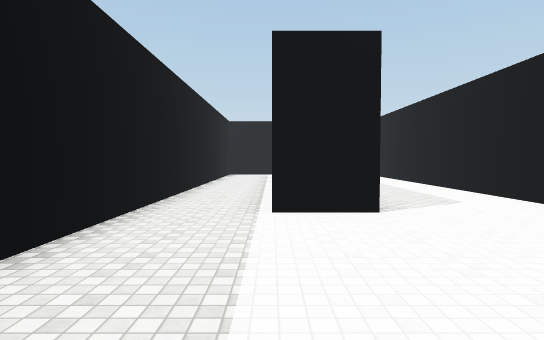
[1] (above)

24 first-person views from a walk through a 3-D level made in the Unity game engine. The camera is 1.5 m above the floor, tilts 2° down and sees 80° across. The floor is counted in squares, 2 m on a side. Each view is taken from the middle of a square. On the plan, view 1 faces up. The plan holds only what a view shows up to about 11 squares ahead; the rest is blank. The place goes on beyond the plan. The player is left out. Surface patterns are stand-ins for the level's own textures.

[2]
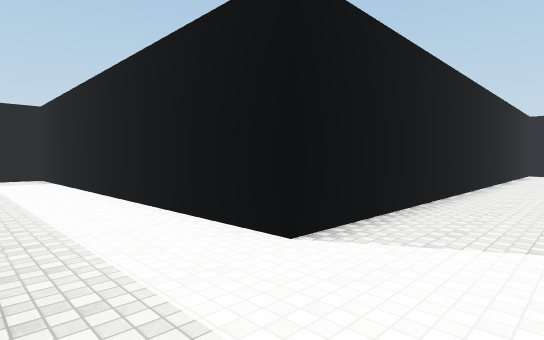

[3]
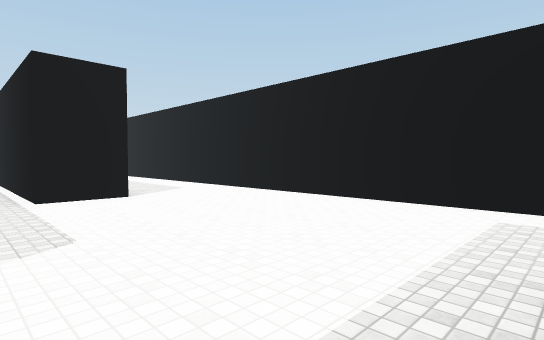

[4]
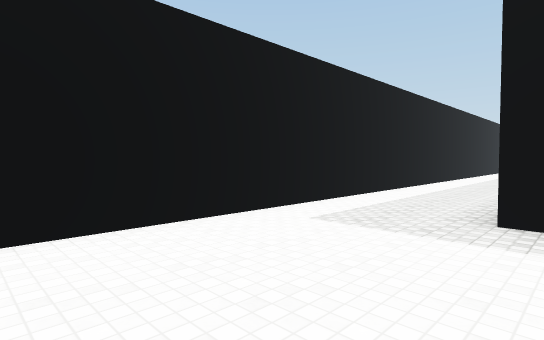

[5]
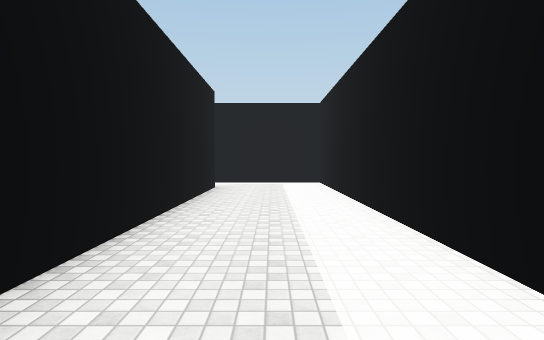

[6]
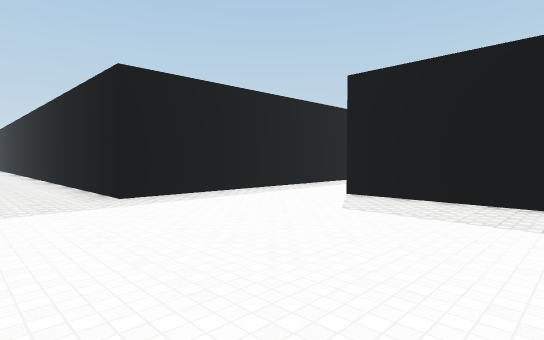

[7]
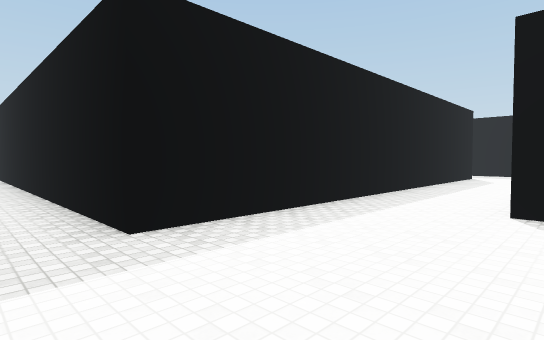

[8]
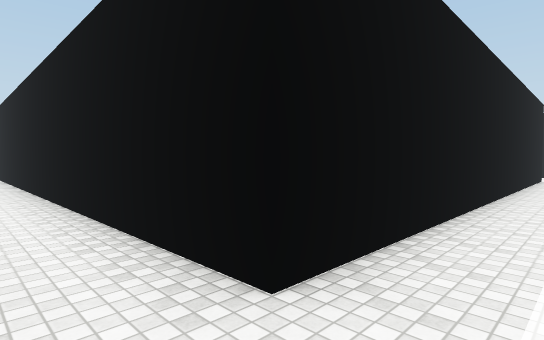

[9]
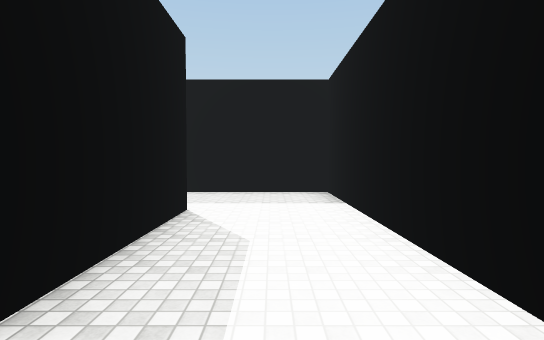

[10]
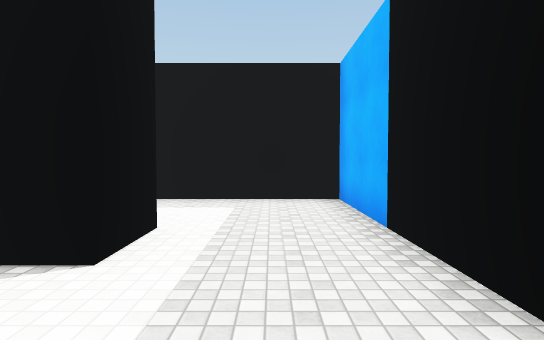

[11]
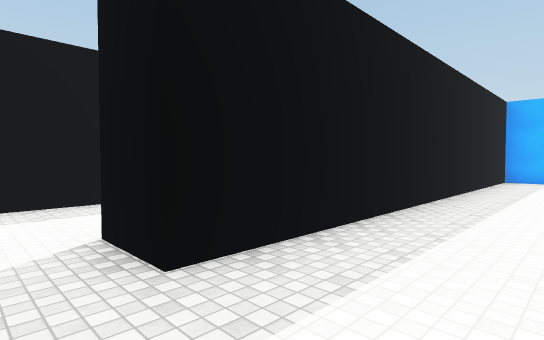

[12]
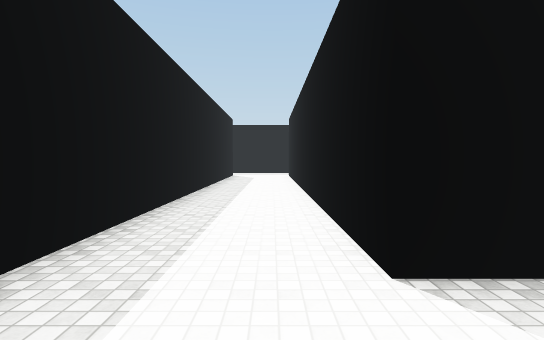

[13]
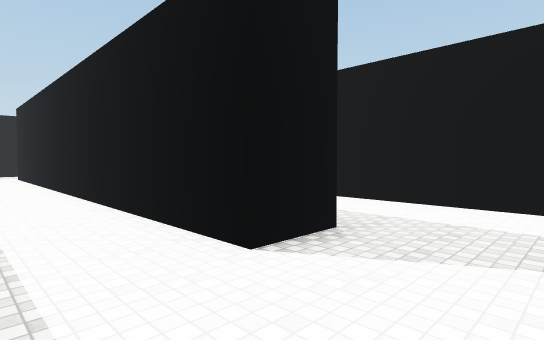

[14]
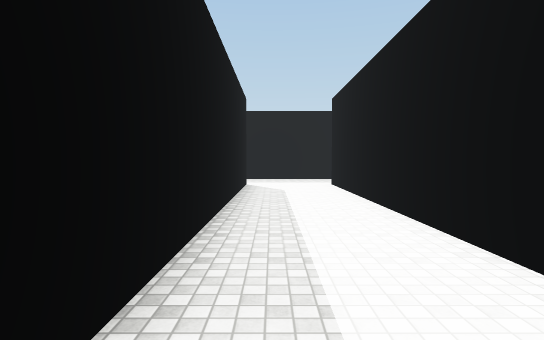

[15]
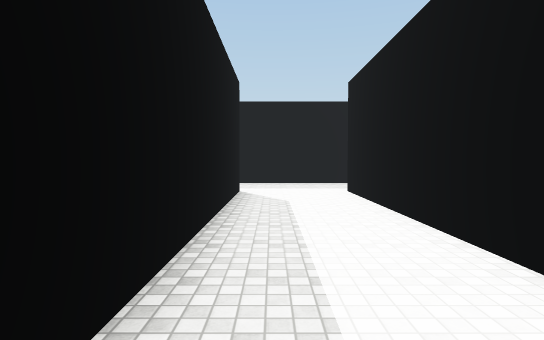

[16]
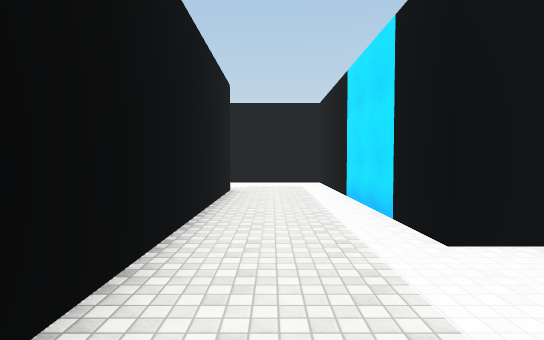

[17]
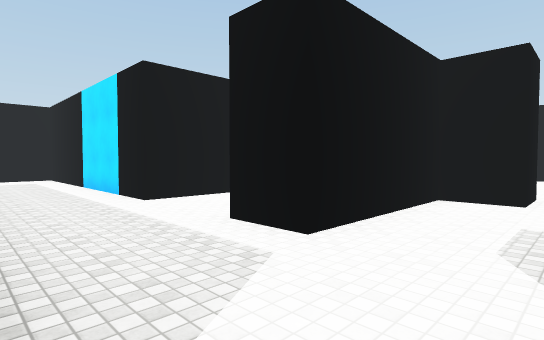

[18]
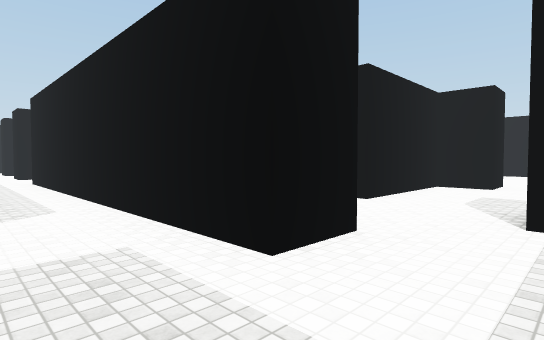

[19]
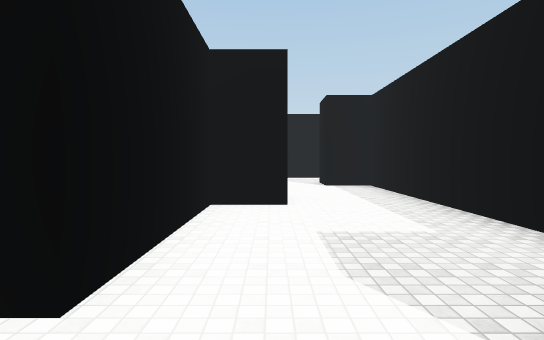

[20]
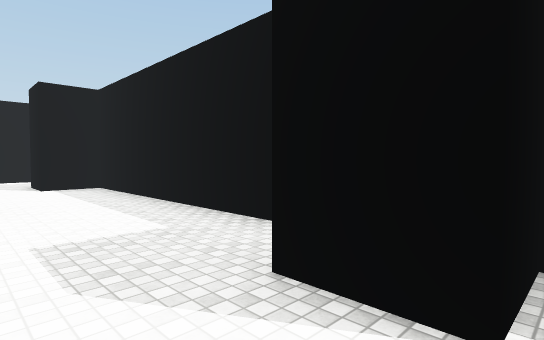

[21]
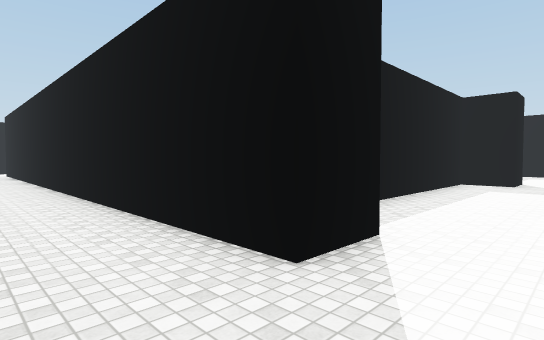

[22]
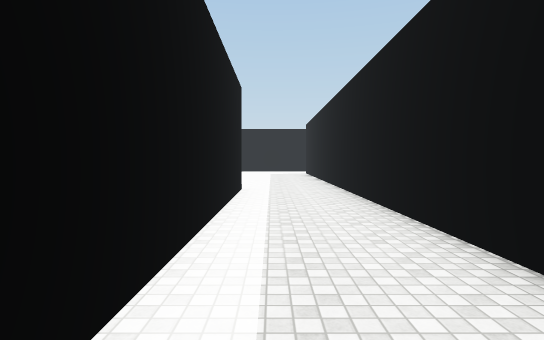

[23]
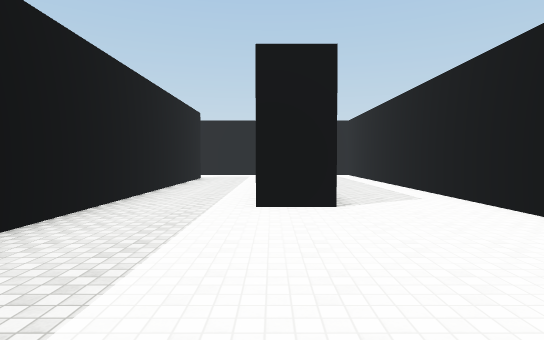

[24]
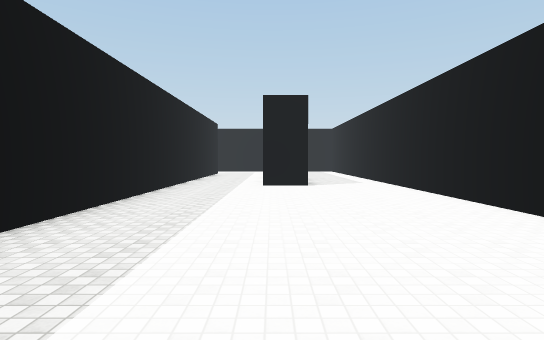

### Floor plan
Points are (right, up) in squares from view 1. A wall is a line through its corners. A room is listed if a view was taken in it or the views show most of it. See-through windows are left out.
Room 1 (views 1, 2, 3, 4, 5, 6, 7, 8, 9, 10, 11)
walls: (-0.4, -3.5) (-3.8, -3.5); (4.5, -10.1) (4.5, 15.2) (1.1, 15.2); (1.6, 4.5) (0, 4.5) (0, 9.5); (-10.7, -3.5) (-10.7, -2.2) (1.7, -2.2) (1.7, -15.4); (-2, 11.5) (-2, 0.3) (-13.3, 0.3) (-13.3, -6) (-2, -6) (-2, -7.2); (1.5, 13.5) (1.5, 6.8)
ways out: opening at (-0.5, -6.5) to room 2
Room 2 (views 12, 13, 14, 15, 18)
walls: (-14.5, -9.7) (-1.4, -9.7); (-17, -2.2) (-17, -10); (-18.2, -12.3) (-18.2, -2.2); (-2, -7.2) (-14.5, -7.2) (-14.5, 0.3) (-17.4, 0.3)
ways out: opening at (-0.5, -6.5) to room 1; opening at (-17.5, -13.5) to room 3; opening at (-15.5, -10.5) to room 3
Room 3 (views 16, 17, 19, 20, 21, 22, 23, 24)
walls: (-2, -21) (-3.3, -21) (-3.3, -11.6); (0.5, -25.9) (0.5, -14.9); (-9.5, -12.3) (-10.7, -12.3) (-10.7, -11) (-14.5, -11) (-14.5, -9.7); (-15.8, -14.9) (-15.8, -13.5) (-14.5, -13.5) (-14.5, -14.8) (-7, -14.8) (-7, -13.5) (-5.8, -13.5) (-5.8, -26.8); (-16.9, -12.3) (-18.2, -12.3)
ways out: opening at (-17.5, -13.5) to room 2; opening at (-15.5, -10.5) to room 2

Where each view was taken, in squares from view 1:
view 1: 0 up, 0 right, facing up
view 2: 2 down, 0 right, facing up-left
view 3: 2 down, 1 left, facing up-right
view 4: 2 up, 1 right, facing down-right
view 5: 5 up, 3 right, facing up
view 6: 4 up, 4 right, facing down-left
view 7: 1 up, 3 right, facing down-left
view 8: 1 down, 3 right, facing down-left
view 9: 1 down, 6 left, facing left
view 10: 0 up, 12 left, facing down
view 11: 4 down, 1 left, facing down-left
view 12: 8 down, 0 right, facing left
view 13: 9 down, 0 right, facing up-left
view 14: 9 down, 5 left, facing left
view 15: 9 down, 7 left, facing left
view 16: 10 down, 16 left, facing up
view 17: 13 down, 17 left, facing up-right
view 18: 14 down, 20 left, facing up-right
view 19: 12 down, 16 left, facing right
view 20: 12 down, 16 left, facing down-right
view 21: 12 down, 4 left, facing down-left
view 22: 13 down, 4 left, facing down
view 23: 26 down, 3 left, facing up
view 24: 30 down, 3 left, facing up
